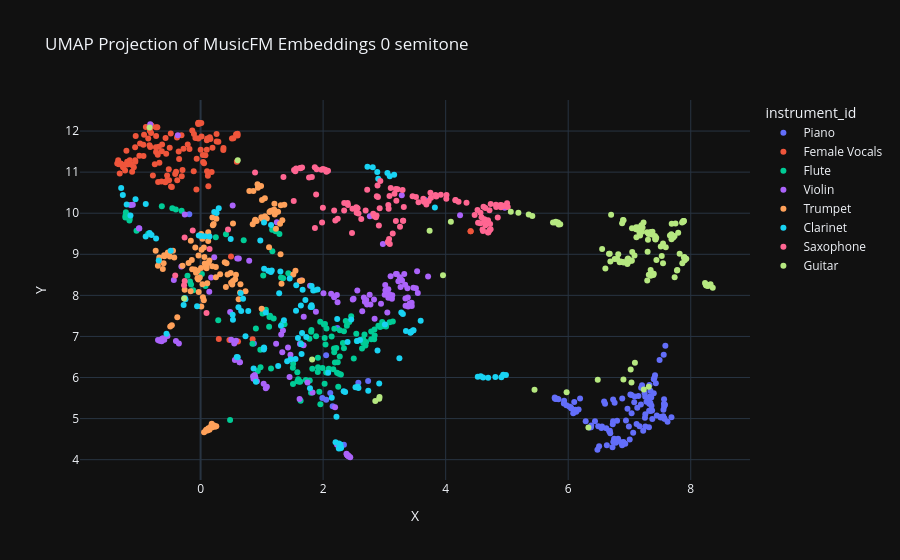

The notebook cell saved with this chart:
### Code cell
from embedding_preprocess import EmbeddingPreprocessor

embedding_path = "./Embedding/MusicFM_embeddings/0"
processor = EmbeddingPreprocessor(embedding_path, model_name="MusicFM")
processor.visualize_embeddings()
